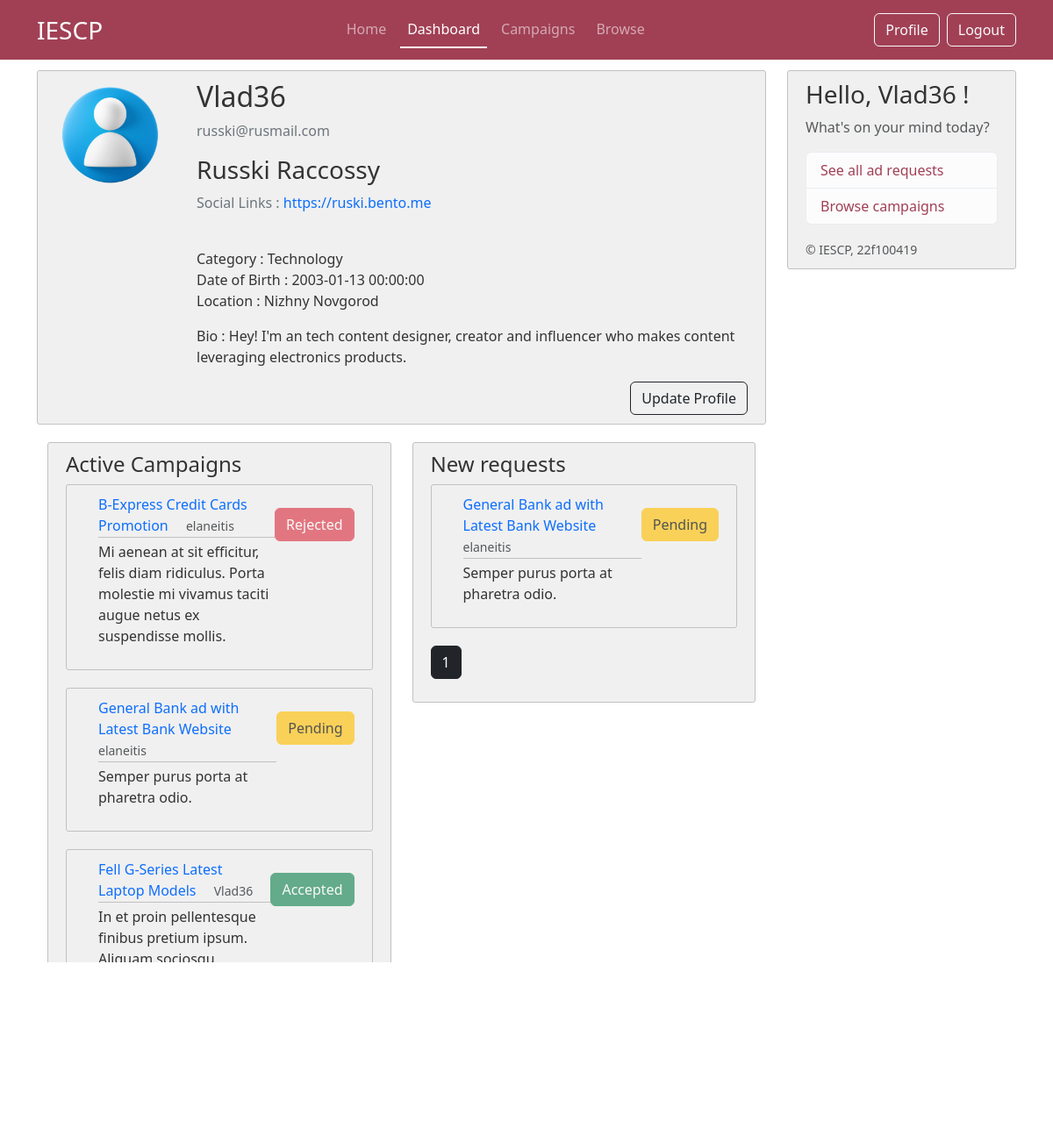
/dashboard (signed in), run on the app's committed database.
### iescp/models.py (models this page shows, shortened)
class CommonUser(db.Model,UserMixin):
     __tablename__ = 'commonuser'
     id = db.Column(db.Integer, primary_key=True)
     role = db.Column(db.String(25), nullable=False) # sponsor or creator
     username = db.Column(db.String(16), unique=True, nullable =False)
     password = db.Column(db.String(60), nullable =False)
     email = db.Column(db.String(50), unique=True, nullable =False)
     firstname = db.Column(db.String(50), nullable=False)
     lastname = db.Column(db.String(50), nullable=False)
     profile_pic = db.Column(db.String(16), nullable =False, default='default.jpg')
     status = db.Column(db.String(12), nullable= False, default='Public') #public or private profile for browse page
     flag = db.Column(db.String(5), nullable=False, default='No') # flag for admin
     phone_no = db.Column(db.String(16), nullable = False)

class Creator(db.Model, UserMixin):
     __tablename__ = 'creator'
     id = db.Column(db.Integer, primary_key=True)
     social_link_1 = db.Column(db.String(120), nullable=False)
     social_link_2 = db.Column(db.String(120))
     social_link_3 = db.Column(db.String(120))
     category = db.Column(db.String(50), nullable= False)
     location= db.Column(db.String(100), nullable= False)
     dob = db.Column(db.DateTime, nullable=False)
     bio = db.Column(db.Text, nullable= False)
     common_id = db.Column(db.Integer, db.ForeignKey('commonuser.id'), nullable = False)
     common_user = db.relationship('CommonUser', backref='creator', uselist=False)

class AdRequest(db.Model):
    id = db.Column(db.Integer, primary_key=True)
    post_id = db.Column(db.Integer, db.ForeignKey('post.id'), nullable=False)
    sender_id = db.Column(db.Integer, db.ForeignKey('commonuser.id'), nullable=False)
    receiver_id = db.Column(db.Integer, db.ForeignKey('commonuser.id'), nullable=False)
    description = db.Column(db.Text, nullable=False)
    budget = db.Column(db.String(20), nullable=False)
    expected_completion_date = db.Column(db.DateTime, nullable=False)
    status = db.Column(db.String(20), nullable=False, default='pending')  # pending, accepted, rejected
    post = db.relationship('Post', backref='ad_requests')
    sender = db.relationship('CommonUser', foreign_keys=[sender_id], backref='sent_ad_requests')
    receiver = db.relationship('CommonUser', foreign_keys=[receiver_id], backref='received_ad_requests')

class Post(db.Model):
     id = db.Column(db.Integer, primary_key=True)
     title = db.Column(db.String(100), nullable =False)
     date_posted = db.Column(db.DateTime, nullable =False, default =datetime.now(timezone.utc))
     description = db.Column(db.Text, nullable =False)
     budget = db.Column(db.String(20), nullable =False)
     industry = db.Column(db.String(20), nullable =False)
     end_date = db.Column(db.DateTime, nullable =False)
     user_id = db.Column(db.Integer,db.ForeignKey('sponsor.id'),nullable= False)
     status = db.Column(db.String(20), nullable=False, default='Public')
     author = db.relationship('Sponsor', backref='posts', lazy=True)
     flag = db.Column(db.String(5), nullable=False, default='No') # flag for admin

### iescp/routes.py (the view)
@app.route("/dashboard")
@login_required
def dashboard():
     image_file = url_for('static',filename='images/profile_pics/'+current_user.profile_pic)
     if current_user.role == "Sponsor":
          sponsor_data = Sponsor.query.filter_by(common_id=current_user.id).first()
          posts = Post.query.filter_by(author = sponsor_data).order_by(Post.date_posted.desc()).limit(2)
          rec_adreq = AdRequest.query.filter_by(receiver_id = current_user.id).all()
          return render_template("sponsor/01_sponsor_dashboard.html", title= "Dashboard", sponsor_data = sponsor_data, image_file=image_file, ads_posts=posts, ads_rec = rec_adreq)
     elif current_user.role == "Creator":
          newreq = request.args.get('newreq',default=1,type=int)
          creator_data = Creator.query.filter_by(common_id = current_user.id).first()
          rec_adreq = AdRequest.query.filter_by(receiver_id = current_user.id).filter_by(status='pending').paginate(page=newreq,per_page=4)
          all_adreq = AdRequest.query.filter(or_(AdRequest.sender_id == current_user.id, AdRequest.receiver_id == current_user.id )).limit(3)
          return render_template("creator/01_creator_dashboard.html", title= "Dashboard", creator_data=creator_data, image_file=image_file, rec_adreq=rec_adreq, all_adreq=all_adreq)
     else:
          return redirect(url_for('home'))

### iescp/models.py (called while the page is built)
@login_manager.user_loader
def load_user(user_id):
     return CommonUser.query.get(int(user_id))

### iescp/templates/creator/01_creator_dashboard.html (shortened to what this page needs)
{% extends "layout.html" %}
{% block content %}
    <div class="content-section">
        <div class="d-flex">
            <div class="flex-shrink-0">
                <img src="{{ image_file }}" alt="user-profile-picture" class="rounded-circle account-img">
            </div>
            <div class="flex-grow-1 ms-3">
                <h2 class="account-name"> {{current_user.username}}</h2>
                <p class="text-secondary">{{ current_user.email  }}</p>
                <p class="h3">{{ current_user.firstname }} {{ current_user.lastname }}</p>
                <p class="text-secondary"> Social Links :
                    {% if creator_data %}
                        {% if creator_data.social_link_1 %}
                            <a href="{{ creator_data.social_link_1 }}" target="_blank"> {{ creator_data.social_link_1 }}</a>
                        {% endif %}
                    {% endif %}
                </p>
                <p class="article-content">
                    <span> Category : {{ creator_data.category }} </span>
                    <span> Date of Birth : {{ creator_data.dob }} </span>
                    <span> Location : {{ creator_data.location}} </span>
                </p>
                <p class="article-content">Bio : {{ creator_data.bio }}</p>
            </div>
        </div>
        <div class="text-end">
            <a class="btn btn-outline-dark" href="{{url_for('creator_profile')}}">Update Profile</a>
        </div>
    </div>
    <div class="container">
    <div class="row ">
        <div class="col-md-6">
            <div class="content-section">
                <h2 class="fs-4"> Active Campaigns</h2>
                {% for ad_post in all_adreq %}
                        <article class="d-flex content-section">
                            <div class="flex-grow-1 ms-3">
                                <div class="article-metadata">
                                    <a class="mr-2" href="{{ url_for('view_adreq', ad_id=ad_post.id) }}" style="margin-right: 1rem;"> {{ ad_post.post.title }}</a>
                                    <small class="text-muted"> {{ ad_post.sender.username }}</small>
                                </div>
                                <p class="article-content"> {{ ad_post.description }} </p>
                            </div>
                            <div class="flex-shrink-0 mt-3">
                                {% if ad_post.status=='pending' %}
                                    <button type="button" class="btn btn-warning" disabled> Pending </button>
                                {% endif %}
                                {% if ad_post.status=='accepted' %}
                                    <button type="button" class="btn btn-success" disabled> Accepted </button>
                                {% endif %}
                                {% if ad_post.status=='rejected' %}
                                    <button type="button" class="btn btn-danger" disabled> Rejected </button>
                                {% endif %}
                            </div>
                        </article>
                {% endfor %}
                <div class="text-end">
                    <a href="{{ url_for('campaign') }}" >See more</a>
                </div>
            </div>
        </div>
        <div class="col-md-6">
            <div class="content-section">
                <h2 class="fs-4"> New requests </h2>
                {% for ad_post in rec_adreq %}
                        <article class="d-flex content-section">
                            <div class="flex-grow-1 ms-3">
                                <div class="article-metadata">
                                    <a class="mr-2" href="{{ url_for('view_adreq', ad_id=ad_post.id) }}" style="margin-right: 1rem;"> {{ ad_post.post.title }}</a>
                                    <small class="text-muted"> {{ ad_post.sender.username }}</small>
                                </div>
                                <p class="article-content"> {{ ad_post.description }} </p>
                            </div>
                            <div class="flex-shrink-0 mt-3">
                                {% if ad_post.status=='pending' %}
                                    <button type="button" class="btn btn-warning" disabled> Pending </button>
                                {% endif %}
                            </div>
                        </article>
                {% endfor %}
                {% for page_num in rec_adreq.iter_pages(left_edge=1, right_edge=1, left_current=1, right_current=2) %}
                    {% if page_num %}
                        {% if rec_adreq.page == page_num %}
                                <a class="btn btn-dark mb-3" href="{{ url_for('dashboard', newreq=page_num) }}"> {{ page_num }}</a>
                        {% else %}
                                <a class="btn btn-outline-dark mb-3" href="{{ url_for('dashboard', newreq=page_num) }}"> {{ page_num }}</a>
                        {% endif %}
                    {% else %}
                        ...
                    {% endif %}
                {% endfor %}
            </div>
        </div>
    </div>
    </div>
{% endblock content %}

### iescp/templates/layout.html (shortened to what this page needs)
<!DOCTYPE html>
<html>
    <head>
        <link href="https://cdn.jsdelivr.net/npm/bootstrap@5.3.3/dist/css/bootstrap.min.css" rel="stylesheet">
        <link rel="stylesheet" type="text/css" href="{{ url_for('static', filename='css/layout.css') }}">
    </head>
    <body>
        {% if current_user.email!='admin@admin.com'%}
        <header class="site-header">
            <nav class="navbar navbar-expand-md fixed-top" data-bs-theme="dark">
                <div class="container">
                    <a class="navbar-brand fs-3" href="{{ url_for('home') }}" >IESCP</a>
                    <div class="collapse navbar-collapse" id="navbarSupportedContent">
                        <ul class="navbar-nav nav-underline ms-auto mb-2 mb-lg-0 gap-2">
                            <li class="nav-item">
                                <a class="nav-link {{ 'active' if request.endpoint == 'home' }}" aria-current="page" href="{{ url_for('home') }}"> Home </a>
                            </li>
                            <li class="nav-item">
                                <a class="nav-link {{ 'active' if request.endpoint == 'dashboard' }}" href="{{ url_for('dashboard') }}"> Dashboard </a>
                            </li>
                            <li class="nav-item">
                                <a class="nav-link {{ 'active' if request.endpoint == 'campaign' }}" href="{{ url_for('campaign') }}"> Campaigns </a>
                            </li>
                            <li class="nav-item">
                                <a class="nav-link {{ 'active' if request.endpoint == 'browse' }}" href="{{ url_for('browse') }}"> Browse </a>
                            </li>
                        </ul>
                        <ul class="navbar-nav ms-auto mb-2 mb-lg-0 gap-2">
                            <li class="nav-item">
                                {% if current_user.role=='Creator' %}
                                    <a class="btn btn-outline-light" href="{{url_for('creator_profile')}}"> Profile </a>
                                {% endif %}
                            </li>
                            <li class="nav-item">
                                <a class="btn btn-outline-light" href="{{ url_for('logout') }}"> Logout </a>
                            </li>
                        </ul>
                    </div>
            </nav>
        </header>
        <main role="main" class="container">
            <div class="row">
                <div class="col-md-9">
                    {% block content %} {% endblock %}
                </div>
                <div class="col-md-3">
                    <div class="content-section sticky-top">
                        <h3> Hello, {{ current_user.username }} ! </h3>
                        <p class='text-muted'> What's on your mind today?
                        <ul class="list-group">
                            {% if current_user.role == "Creator" %}
                            <li class="list-group-item list-group-item-action list-group-item-light"> <a href="{{ url_for('campaign') }}"> See all ad requests </a> </li>
                            <li class="list-group-item list-group-item-action list-group-item-light"> <a href="{{ url_for('browse') }}"> Browse campaigns </a> </li>
                            {% endif %}
                        </ul>
                        </p>
                        <small class="text-muted">&copy; IESCP, 22f100419</small>
                    </div>
                </div>
            </div>
        </main>
        {% endif %}
    </body>
</html>

### iescp/static/css/layout.css (style rules this page uses)
.navbar { background-color: #a14055; }
.sticky-top { top: 80px; }
body { background: #fff; color: #333333; margin-top: 5rem; height: 100vh; }
body::before { content: ''; position: fixed; top: 0; left: 0; width: 100%; height: 100%; background-image: url('../images/layout-bg-2.png'); background-size: cover; background-repeat: no-repeat; background-position: center; background-attachment: fixed; opacity: 0.3; z-index: -1; }
.site-header .navbar-nav .nav-link.active { font-weight: 500; }
.content-section { background: #f0f0f0; padding: 10px 20px; border: 1px solid #c1c1c1; border-radius: 3px; margin-bottom: 20px; }
a { text-decoration: none; }
.article-content { white-space: pre-line; }
.article-metadata { padding-bottom: 1px; margin-bottom: 4px; color: blue; text-decoration: none; border-bottom: 1px solid #c1c1c1; }
.account-img { height: 125px; width: 125px; margin-right: 20px; margin-bottom: 16px; }
.list-group a { color: #a14055; }

### data on the page
CommonUser: username "Vlad36", email "russki@rusmail.com", firstname "Russki", lastname "Raccossy"
Creator: social_link_1 "https://ruski.bento.me", category "Technology", dob "2003-01-13 00:00:00", location "Nizhny Novgorod", bio "Hey! I'm an tech content designer, creator and influencer who makes content leveraging electronics products."
AdRequest: post "B-Express Credit Cards Promotion", sender.username "elaneitis", description "Mi aenean at sit efficitur, felis diam ridiculus. Porta molestie mi vivamus taciti augue netus ex suspendisse mollis.", status "Rejected"
AdRequest: post "General Bank ad with Latest Bank Website", sender.username "elaneitis", description "Semper purus porta at pharetra odio.", status "Pending"
AdRequest: post "Fell G-Series Latest Laptop Models", sender.username "Vlad36", description "In et proin pellentesque finibus pretium ipsum. Aliquam sociosqu faucibus massa consectetur nullam. Convallis imperdiet duis vehicula, in proin lacinia?", status "Accepted"

### other printed values
{{ page_num }} "1"
